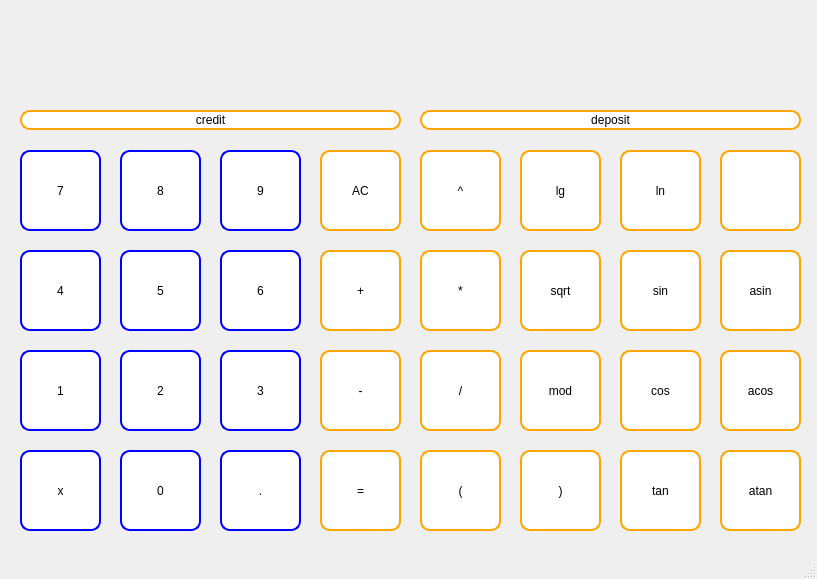
<?xml version="1.0" encoding="UTF-8"?>
<ui version="4.0">
 <class>MainWindow</class>
 <widget class="QMainWindow" name="MainWindow">
  <property name="geometry">
   <rect>
    <x>0</x>
    <y>0</y>
    <width>817</width>
    <height>579</height>
   </rect>
  </property>
  <property name="windowTitle">
   <string>CalcWindow</string>
  </property>
  <widget class="QWidget" name="centralwidget">
   <widget class="QPushButton" name="pushButton_result">
    <property name="geometry">
     <rect>
      <x>320</x>
      <y>450</y>
      <width>81</width>
      <height>81</height>
     </rect>
    </property>
    <property name="styleSheet">
     <string notr="true">QPushButton {
	color: black;
   border: 2px solid orange;
	border-radius: 10px;
	background-color: white;
}
QPushButton:pressed {
    background-color: qlineargradient(x1: 0, y1: 0, x2: 0, y2: 1,
                                      stop: 0 #dadbde, stop: 1 #eba171);
}</string>
    </property>
    <property name="text">
     <string>=</string>
    </property>
   </widget>
   <widget class="QLabel" name="result_text">
    <property name="geometry">
     <rect>
      <x>20</x>
      <y>10</y>
      <width>781</width>
      <height>81</height>
     </rect>
    </property>
    <property name="styleSheet">
     <string notr="true">QLabel {
  qproperty-alignment: 'AlignVCenter | AlignRight';
  border-bottom: 3px solid gray;
}

background-color : white;</string>
    </property>
    <property name="text">
     <string/>
    </property>
   </widget>
   <widget class="QPushButton" name="pushButton_plus">
    <property name="geometry">
     <rect>
      <x>320</x>
      <y>250</y>
      <width>81</width>
      <height>81</height>
     </rect>
    </property>
    <property name="styleSheet">
     <string notr="true">QPushButton {
	color: black;
   border: 2px solid orange;
	border-radius: 10px;
	background-color: white;
}
QPushButton:pressed {
    background-color: qlineargradient(x1: 0, y1: 0, x2: 0, y2: 1,
                                      stop: 0 #dadbde, stop: 1 #eba171);
}</string>
    </property>
    <property name="text">
     <string>+</string>
    </property>
   </widget>
   <widget class="QPushButton" name="pushButton_1">
    <property name="geometry">
     <rect>
      <x>20</x>
      <y>350</y>
      <width>81</width>
      <height>81</height>
     </rect>
    </property>
    <property name="styleSheet">
     <string notr="true">QPushButton {
color: black;
   background-color: white;
   border: 2px solid blue;
	border-radius: 10px;
}
QPushButton:pressed {
    background-color: qlineargradient(x1: 0, y1: 0, x2: 0, y2: 1,
                                      stop: 0 #dadbde, stop: 1 #9799fc);
}</string>
    </property>
    <property name="text">
     <string>1</string>
    </property>
   </widget>
   <widget class="QPushButton" name="pushButton_2">
    <property name="geometry">
     <rect>
      <x>120</x>
      <y>350</y>
      <width>81</width>
      <height>81</height>
     </rect>
    </property>
    <property name="styleSheet">
     <string notr="true">QPushButton {
color: black;
   background-color: white;
   border: 2px solid blue;
	border-radius: 10px;
}
QPushButton:pressed {
    background-color: qlineargradient(x1: 0, y1: 0, x2: 0, y2: 1,
                                      stop: 0 #dadbde, stop: 1 #9799fc);
}</string>
    </property>
    <property name="text">
     <string>2</string>
    </property>
   </widget>
   <widget class="QPushButton" name="pushButton_3">
    <property name="geometry">
     <rect>
      <x>220</x>
      <y>350</y>
      <width>81</width>
      <height>81</height>
     </rect>
    </property>
    <property name="styleSheet">
     <string notr="true">QPushButton {
color: black;
   background-color: white;
   border: 2px solid blue;
	border-radius: 10px;
}
QPushButton:pressed {
    background-color: qlineargradient(x1: 0, y1: 0, x2: 0, y2: 1,
                                      stop: 0 #dadbde, stop: 1 #9799fc);
}</string>
    </property>
    <property name="text">
     <string>3</string>
    </property>
   </widget>
   <widget class="QPushButton" name="pushButton_4">
    <property name="geometry">
     <rect>
      <x>20</x>
      <y>250</y>
      <width>81</width>
      <height>81</height>
     </rect>
    </property>
    <property name="styleSheet">
     <string notr="true">QPushButton {
color: black;
   background-color: white;
   border: 2px solid blue;
	border-radius: 10px;
}
QPushButton:pressed {
    background-color: qlineargradient(x1: 0, y1: 0, x2: 0, y2: 1,
                                      stop: 0 #dadbde, stop: 1 #9799fc);
}</string>
    </property>
    <property name="text">
     <string>4</string>
    </property>
   </widget>
   <widget class="QPushButton" name="pushButton_5">
    <property name="geometry">
     <rect>
      <x>120</x>
      <y>250</y>
      <width>81</width>
      <height>81</height>
     </rect>
    </property>
    <property name="styleSheet">
     <string notr="true">QPushButton {
color: black;
   background-color: white;
   border: 2px solid blue;
	border-radius: 10px;
}
QPushButton:pressed {
    background-color: qlineargradient(x1: 0, y1: 0, x2: 0, y2: 1,
                                      stop: 0 #dadbde, stop: 1 #9799fc);
}</string>
    </property>
    <property name="text">
     <string>5</string>
    </property>
   </widget>
   <widget class="QPushButton" name="pushButton_6">
    <property name="geometry">
     <rect>
      <x>220</x>
      <y>250</y>
      <width>81</width>
      <height>81</height>
     </rect>
    </property>
    <property name="styleSheet">
     <string notr="true">QPushButton {
color: black;
   background-color: white;
   border: 2px solid blue;
	border-radius: 10px;
}
QPushButton:pressed {
    background-color: qlineargradient(x1: 0, y1: 0, x2: 0, y2: 1,
                                      stop: 0 #dadbde, stop: 1 #9799fc);
}</string>
    </property>
    <property name="text">
     <string>6</string>
    </property>
   </widget>
   <widget class="QPushButton" name="pushButton_7">
    <property name="geometry">
     <rect>
      <x>20</x>
      <y>150</y>
      <width>81</width>
      <height>81</height>
     </rect>
    </property>
    <property name="minimumSize">
     <size>
      <width>81</width>
      <height>0</height>
     </size>
    </property>
    <property name="mouseTracking">
     <bool>false</bool>
    </property>
    <property name="styleSheet">
     <string notr="true">QPushButton {
color: black;
   background-color: white;
   border: 2px solid blue;
	border-radius: 10px;
}
QPushButton:pressed {
    background-color: qlineargradient(x1: 0, y1: 0, x2: 0, y2: 1,
                                      stop: 0 #dadbde, stop: 1 #9799fc);
}</string>
    </property>
    <property name="text">
     <string>7</string>
    </property>
   </widget>
   <widget class="QPushButton" name="pushButton_8">
    <property name="geometry">
     <rect>
      <x>120</x>
      <y>150</y>
      <width>81</width>
      <height>81</height>
     </rect>
    </property>
    <property name="styleSheet">
     <string notr="true">QPushButton {
color: black;
   background-color: white;
   border: 2px solid blue;
	border-radius: 10px;
}
QPushButton:pressed {
    background-color: qlineargradient(x1: 0, y1: 0, x2: 0, y2: 1,
                                      stop: 0 #dadbde, stop: 1 #9799fc);
}</string>
    </property>
    <property name="text">
     <string>8</string>
    </property>
   </widget>
   <widget class="QPushButton" name="pushButton_9">
    <property name="geometry">
     <rect>
      <x>220</x>
      <y>150</y>
      <width>81</width>
      <height>81</height>
     </rect>
    </property>
    <property name="styleSheet">
     <string notr="true">QPushButton {
color: black;
   background-color: white;
   border: 2px solid blue;
	border-radius: 10px;
}
QPushButton:pressed {
    background-color: qlineargradient(x1: 0, y1: 0, x2: 0, y2: 1,
                                      stop: 0 #dadbde, stop: 1 #9799fc);
}</string>
    </property>
    <property name="text">
     <string>9</string>
    </property>
   </widget>
   <widget class="QPushButton" name="pushButton_0">
    <property name="geometry">
     <rect>
      <x>120</x>
      <y>450</y>
      <width>81</width>
      <height>81</height>
     </rect>
    </property>
    <property name="styleSheet">
     <string notr="true">QPushButton {
color: black;
   background-color: white;
   border: 2px solid blue;
	border-radius: 10px;
}
QPushButton:pressed {
    background-color: qlineargradient(x1: 0, y1: 0, x2: 0, y2: 1,
                                      stop: 0 #dadbde, stop: 1 #9799fc);
}</string>
    </property>
    <property name="text">
     <string>0</string>
    </property>
   </widget>
   <widget class="QPushButton" name="pushButton_dot">
    <property name="geometry">
     <rect>
      <x>220</x>
      <y>450</y>
      <width>81</width>
      <height>81</height>
     </rect>
    </property>
    <property name="styleSheet">
     <string notr="true">QPushButton {
color: black;
   background-color: white;
   border: 2px solid blue;
	border-radius: 10px;
}
QPushButton:pressed {
    background-color: qlineargradient(x1: 0, y1: 0, x2: 0, y2: 1,
                                      stop: 0 #dadbde, stop: 1 #9799fc);
}</string>
    </property>
    <property name="text">
     <string>.</string>
    </property>
   </widget>
   <widget class="QPushButton" name="pushButton_AC">
    <property name="geometry">
     <rect>
      <x>320</x>
      <y>150</y>
      <width>81</width>
      <height>81</height>
     </rect>
    </property>
    <property name="styleSheet">
     <string notr="true">QPushButton {
	color: black;
   border: 2px solid orange;
	border-radius: 10px;
	background-color: white;
}
QPushButton:pressed {
    background-color: qlineargradient(x1: 0, y1: 0, x2: 0, y2: 1,
                                      stop: 0 #dadbde, stop: 1 #eba171);
}</string>
    </property>
    <property name="text">
     <string>AC</string>
    </property>
   </widget>
   <widget class="QPushButton" name="pushButton_minus">
    <property name="geometry">
     <rect>
      <x>320</x>
      <y>350</y>
      <width>81</width>
      <height>81</height>
     </rect>
    </property>
    <property name="styleSheet">
     <string notr="true">QPushButton {
	color: black;
   border: 2px solid orange;
	border-radius: 10px;
	background-color: white;
}
QPushButton:pressed {
    background-color: qlineargradient(x1: 0, y1: 0, x2: 0, y2: 1,
                                      stop: 0 #dadbde, stop: 1 #eba171);
}</string>
    </property>
    <property name="text">
     <string>-</string>
    </property>
   </widget>
   <widget class="QPushButton" name="pushButton_div">
    <property name="geometry">
     <rect>
      <x>420</x>
      <y>350</y>
      <width>81</width>
      <height>81</height>
     </rect>
    </property>
    <property name="styleSheet">
     <string notr="true">QPushButton {
	color: black;
   border: 2px solid orange;
	border-radius: 10px;
	background-color: white;
}
QPushButton:pressed {
    background-color: qlineargradient(x1: 0, y1: 0, x2: 0, y2: 1,
                                      stop: 0 #dadbde, stop: 1 #eba171);
}</string>
    </property>
    <property name="text">
     <string>/</string>
    </property>
   </widget>
   <widget class="QPushButton" name="pushButton_mul">
    <property name="geometry">
     <rect>
      <x>420</x>
      <y>250</y>
      <width>81</width>
      <height>81</height>
     </rect>
    </property>
    <property name="styleSheet">
     <string notr="true">QPushButton {
	color: black;
   border: 2px solid orange;
	border-radius: 10px;
	background-color: white;
}
QPushButton:pressed {
    background-color: qlineargradient(x1: 0, y1: 0, x2: 0, y2: 1,
                                      stop: 0 #dadbde, stop: 1 #eba171);
}</string>
    </property>
    <property name="text">
     <string>*</string>
    </property>
   </widget>
   <widget class="QPushButton" name="pushButton_mod">
    <property name="geometry">
     <rect>
      <x>520</x>
      <y>350</y>
      <width>81</width>
      <height>81</height>
     </rect>
    </property>
    <property name="styleSheet">
     <string notr="true">QPushButton {
	color: black;
   border: 2px solid orange;
	border-radius: 10px;
	background-color: white;
}
QPushButton:pressed {
    background-color: qlineargradient(x1: 0, y1: 0, x2: 0, y2: 1,
                                      stop: 0 #dadbde, stop: 1 #eba171);
}</string>
    </property>
    <property name="text">
     <string>mod</string>
    </property>
   </widget>
   <widget class="QPushButton" name="pushButton_pow">
    <property name="geometry">
     <rect>
      <x>420</x>
      <y>150</y>
      <width>81</width>
      <height>81</height>
     </rect>
    </property>
    <property name="styleSheet">
     <string notr="true">QPushButton {
	color: black;
   border: 2px solid orange;
	border-radius: 10px;
	background-color: white;
}
QPushButton:pressed {
    background-color: qlineargradient(x1: 0, y1: 0, x2: 0, y2: 1,
                                      stop: 0 #dadbde, stop: 1 #eba171);
}</string>
    </property>
    <property name="text">
     <string>^</string>
    </property>
   </widget>
   <widget class="QPushButton" name="pushButton_left">
    <property name="geometry">
     <rect>
      <x>420</x>
      <y>450</y>
      <width>81</width>
      <height>81</height>
     </rect>
    </property>
    <property name="styleSheet">
     <string notr="true">QPushButton {
	color: black;
   border: 2px solid orange;
	border-radius: 10px;
	background-color: white;
}
QPushButton:pressed {
    background-color: qlineargradient(x1: 0, y1: 0, x2: 0, y2: 1,
                                      stop: 0 #dadbde, stop: 1 #eba171);
}</string>
    </property>
    <property name="text">
     <string>(</string>
    </property>
   </widget>
   <widget class="QPushButton" name="pushButton_sin">
    <property name="geometry">
     <rect>
      <x>620</x>
      <y>250</y>
      <width>81</width>
      <height>81</height>
     </rect>
    </property>
    <property name="styleSheet">
     <string notr="true">QPushButton {
	color: black;
   border: 2px solid orange;
	border-radius: 10px;
	background-color: white;
}
QPushButton:pressed {
    background-color: qlineargradient(x1: 0, y1: 0, x2: 0, y2: 1,
                                      stop: 0 #dadbde, stop: 1 #eba171);
}</string>
    </property>
    <property name="text">
     <string>sin</string>
    </property>
   </widget>
   <widget class="QPushButton" name="pushButton_asin">
    <property name="geometry">
     <rect>
      <x>720</x>
      <y>250</y>
      <width>81</width>
      <height>81</height>
     </rect>
    </property>
    <property name="styleSheet">
     <string notr="true">QPushButton {
	color: black;
   border: 2px solid orange;
	border-radius: 10px;
	background-color: white;
}
QPushButton:pressed {
    background-color: qlineargradient(x1: 0, y1: 0, x2: 0, y2: 1,
                                      stop: 0 #dadbde, stop: 1 #eba171);
}</string>
    </property>
    <property name="text">
     <string>asin</string>
    </property>
   </widget>
   <widget class="QPushButton" name="pushButton_sqrt">
    <property name="geometry">
     <rect>
      <x>520</x>
      <y>250</y>
      <width>81</width>
      <height>81</height>
     </rect>
    </property>
    <property name="styleSheet">
     <string notr="true">QPushButton {
	color: black;
   border: 2px solid orange;
	border-radius: 10px;
	background-color: white;
}
QPushButton:pressed {
    background-color: qlineargradient(x1: 0, y1: 0, x2: 0, y2: 1,
                                      stop: 0 #dadbde, stop: 1 #eba171);
}</string>
    </property>
    <property name="text">
     <string>sqrt</string>
    </property>
   </widget>
   <widget class="QPushButton" name="pushButton_right">
    <property name="geometry">
     <rect>
      <x>520</x>
      <y>450</y>
      <width>81</width>
      <height>81</height>
     </rect>
    </property>
    <property name="styleSheet">
     <string notr="true">QPushButton {
	color: black;
   border: 2px solid orange;
	border-radius: 10px;
	background-color: white;
}
QPushButton:pressed {
    background-color: qlineargradient(x1: 0, y1: 0, x2: 0, y2: 1,
                                      stop: 0 #dadbde, stop: 1 #eba171);
}</string>
    </property>
    <property name="text">
     <string>)</string>
    </property>
   </widget>
   <widget class="QPushButton" name="pushButton_cos">
    <property name="geometry">
     <rect>
      <x>620</x>
      <y>350</y>
      <width>81</width>
      <height>81</height>
     </rect>
    </property>
    <property name="styleSheet">
     <string notr="true">QPushButton {
	color: black;
   border: 2px solid orange;
	border-radius: 10px;
	background-color: white;
}
QPushButton:pressed {
    background-color: qlineargradient(x1: 0, y1: 0, x2: 0, y2: 1,
                                      stop: 0 #dadbde, stop: 1 #eba171);
}</string>
    </property>
    <property name="text">
     <string>cos</string>
    </property>
   </widget>
   <widget class="QPushButton" name="pushButton_acos">
    <property name="geometry">
     <rect>
      <x>720</x>
      <y>350</y>
      <width>81</width>
      <height>81</height>
     </rect>
    </property>
    <property name="styleSheet">
     <string notr="true">QPushButton {
	color: black;
   border: 2px solid orange;
	border-radius: 10px;
	background-color: white;
}
QPushButton:pressed {
    background-color: qlineargradient(x1: 0, y1: 0, x2: 0, y2: 1,
                                      stop: 0 #dadbde, stop: 1 #eba171);
}</string>
    </property>
    <property name="text">
     <string>acos</string>
    </property>
   </widget>
   <widget class="QPushButton" name="pushButton_ln">
    <property name="geometry">
     <rect>
      <x>620</x>
      <y>150</y>
      <width>81</width>
      <height>81</height>
     </rect>
    </property>
    <property name="styleSheet">
     <string notr="true">QPushButton {
	color: black;
   border: 2px solid orange;
	border-radius: 10px;
	background-color: white;
}
QPushButton:pressed {
    background-color: qlineargradient(x1: 0, y1: 0, x2: 0, y2: 1,
                                      stop: 0 #dadbde, stop: 1 #eba171);
}</string>
    </property>
    <property name="text">
     <string>ln</string>
    </property>
   </widget>
   <widget class="QPushButton" name="pushButton_tan">
    <property name="geometry">
     <rect>
      <x>620</x>
      <y>450</y>
      <width>81</width>
      <height>81</height>
     </rect>
    </property>
    <property name="styleSheet">
     <string notr="true">QPushButton {
	color: black;
   border: 2px solid orange;
	border-radius: 10px;
	background-color: white;
}
QPushButton:pressed {
    background-color: qlineargradient(x1: 0, y1: 0, x2: 0, y2: 1,
                                      stop: 0 #dadbde, stop: 1 #eba171);
}</string>
    </property>
    <property name="text">
     <string>tan</string>
    </property>
   </widget>
   <widget class="QPushButton" name="pushButton_atan">
    <property name="geometry">
     <rect>
      <x>720</x>
      <y>450</y>
      <width>81</width>
      <height>81</height>
     </rect>
    </property>
    <property name="styleSheet">
     <string notr="true">QPushButton {
	color: black;
   border: 2px solid orange;
	border-radius: 10px;
	background-color: white;
}
QPushButton:pressed {
    background-color: qlineargradient(x1: 0, y1: 0, x2: 0, y2: 1,
                                      stop: 0 #dadbde, stop: 1 #eba171);
}</string>
    </property>
    <property name="text">
     <string>atan</string>
    </property>
   </widget>
   <widget class="QPushButton" name="pushButton_lg">
    <property name="geometry">
     <rect>
      <x>520</x>
      <y>150</y>
      <width>81</width>
      <height>81</height>
     </rect>
    </property>
    <property name="styleSheet">
     <string notr="true">QPushButton {
	color: black;
   border: 2px solid orange;
	border-radius: 10px;
	background-color: white;
}
QPushButton:pressed {
    background-color: qlineargradient(x1: 0, y1: 0, x2: 0, y2: 1,
                                      stop: 0 #dadbde, stop: 1 #eba171);
}</string>
    </property>
    <property name="text">
     <string>lg</string>
    </property>
   </widget>
   <widget class="QPushButton" name="pushButton_x">
    <property name="geometry">
     <rect>
      <x>20</x>
      <y>450</y>
      <width>81</width>
      <height>81</height>
     </rect>
    </property>
    <property name="styleSheet">
     <string notr="true">QPushButton {
color: black;
   background-color: white;
   border: 2px solid blue;
	border-radius: 10px;
}
QPushButton:pressed {
    background-color: qlineargradient(x1: 0, y1: 0, x2: 0, y2: 1,
                                      stop: 0 #dadbde, stop: 1 #9799fc);
}</string>
    </property>
    <property name="text">
     <string>x</string>
    </property>
   </widget>
   <widget class="QPushButton" name="pushButton_credit">
    <property name="geometry">
     <rect>
      <x>20</x>
      <y>110</y>
      <width>381</width>
      <height>20</height>
     </rect>
    </property>
    <property name="minimumSize">
     <size>
      <width>81</width>
      <height>0</height>
     </size>
    </property>
    <property name="mouseTracking">
     <bool>false</bool>
    </property>
    <property name="styleSheet">
     <string notr="true">QPushButton {
color: black;
   border: 2px solid orange;
	border-radius: 10px;
	background-color: white;
}
QPushButton:pressed {
    background-color: qlineargradient(x1: 0, y1: 0, x2: 0, y2: 1,
                                      stop: 0 #dadbde, stop: 1 #eba171);
}</string>
    </property>
    <property name="text">
     <string>credit</string>
    </property>
   </widget>
   <widget class="QPushButton" name="pushButton_deposit">
    <property name="geometry">
     <rect>
      <x>420</x>
      <y>110</y>
      <width>381</width>
      <height>20</height>
     </rect>
    </property>
    <property name="minimumSize">
     <size>
      <width>81</width>
      <height>0</height>
     </size>
    </property>
    <property name="mouseTracking">
     <bool>false</bool>
    </property>
    <property name="styleSheet">
     <string notr="true">QPushButton {
color: black;
   border: 2px solid orange;
	border-radius: 10px;
	background-color: white;
}
QPushButton:pressed {
    background-color: qlineargradient(x1: 0, y1: 0, x2: 0, y2: 1,
                                      stop: 0 #dadbde, stop: 1 #eba171);
}</string>
    </property>
    <property name="text">
     <string>deposit</string>
    </property>
   </widget>
   <widget class="QPushButton" name="pushButton_exit">
    <property name="geometry">
     <rect>
      <x>720</x>
      <y>150</y>
      <width>81</width>
      <height>81</height>
     </rect>
    </property>
    <property name="styleSheet">
     <string notr="true">QPushButton {
	color: black;
   border: 2px solid orange;
	border-radius: 10px;
	background-color: white;
}
QPushButton:pressed {
    background-color: qlineargradient(x1: 0, y1: 0, x2: 0, y2: 1,
                                      stop: 0 #dadbde, stop: 1 #eba171);
}</string>
    </property>
    <property name="text">
     <string/>
    </property>
   </widget>
  </widget>
  <widget class="QMenuBar" name="menubar">
   <property name="geometry">
    <rect>
     <x>0</x>
     <y>0</y>
     <width>817</width>
     <height>22</height>
    </rect>
   </property>
  </widget>
  <widget class="QStatusBar" name="statusbar"/>
 </widget>
 <resources/>
 <connections/>
</ui>
